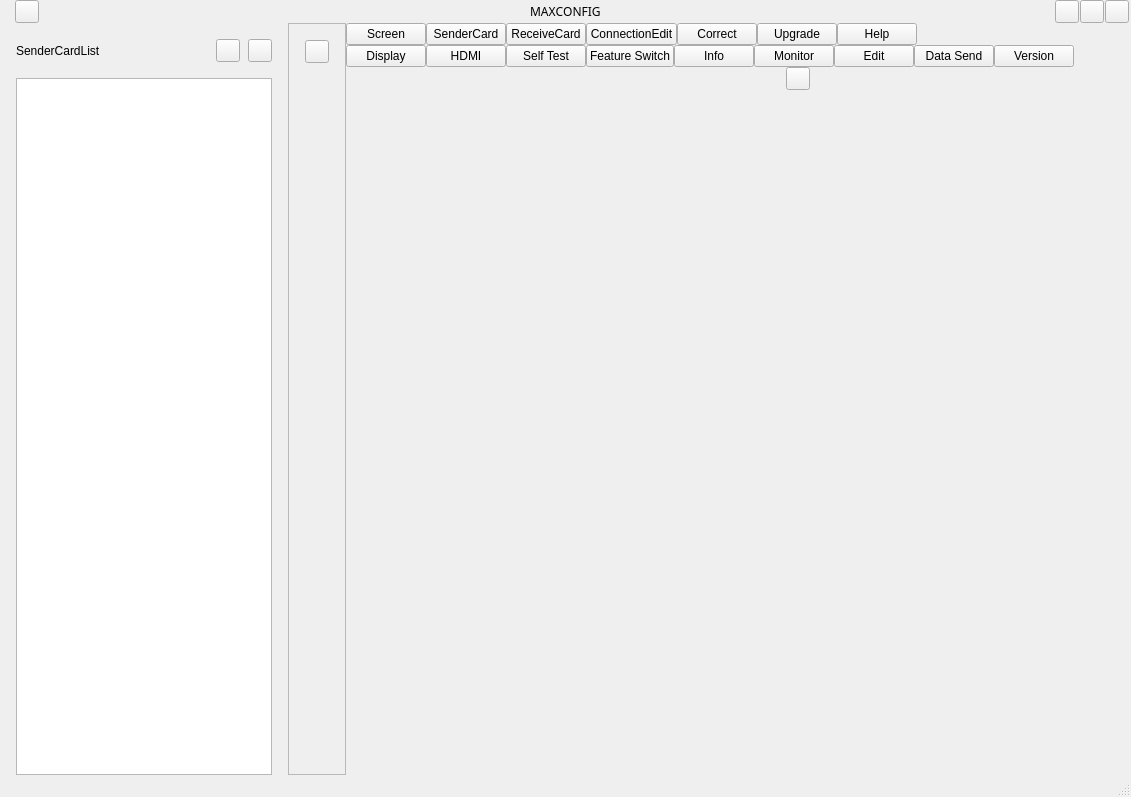
<?xml version="1.0" encoding="UTF-8"?>
<ui version="4.0">
 <class>MainWindow</class>
 <widget class="QMainWindow" name="MainWindow">
  <property name="geometry">
   <rect>
    <x>0</x>
    <y>0</y>
    <width>1131</width>
    <height>797</height>
   </rect>
  </property>
  <property name="windowTitle">
   <string>MainWindow</string>
  </property>
  <widget class="QWidget" name="centralwidget">
   <layout class="QVBoxLayout" name="verticalLayout_2">
    <property name="spacing">
     <number>0</number>
    </property>
    <property name="leftMargin">
     <number>0</number>
    </property>
    <property name="topMargin">
     <number>0</number>
    </property>
    <property name="rightMargin">
     <number>0</number>
    </property>
    <property name="bottomMargin">
     <number>0</number>
    </property>
    <item>
     <widget class="QFrame" name="frameAppTitle">
      <property name="styleSheet">
       <string notr="true"/>
      </property>
      <property name="frameShape">
       <enum>QFrame::NoFrame</enum>
      </property>
      <property name="frameShadow">
       <enum>QFrame::Raised</enum>
      </property>
      <layout class="QHBoxLayout" name="horizontalLayout_3" stretch="0,0,0">
       <property name="spacing">
        <number>0</number>
       </property>
       <property name="leftMargin">
        <number>0</number>
       </property>
       <property name="topMargin">
        <number>0</number>
       </property>
       <property name="rightMargin">
        <number>0</number>
       </property>
       <property name="bottomMargin">
        <number>0</number>
       </property>
       <item>
        <layout class="QHBoxLayout" name="horizontalLayout_4">
         <property name="leftMargin">
          <number>8</number>
         </property>
         <property name="rightMargin">
          <number>0</number>
         </property>
         <item>
          <widget class="QLabel" name="labelAppIcon">
           <property name="styleSheet">
            <string notr="true"/>
           </property>
           <property name="text">
            <string/>
           </property>
          </widget>
         </item>
         <item>
          <widget class="QToolButton" name="toolBtnAppIcon">
           <property name="text">
            <string/>
           </property>
          </widget>
         </item>
         <item>
          <spacer name="horizontalSpacer_3">
           <property name="orientation">
            <enum>Qt::Horizontal</enum>
           </property>
           <property name="sizeHint" stdset="0">
            <size>
             <width>40</width>
             <height>20</height>
            </size>
           </property>
          </spacer>
         </item>
        </layout>
       </item>
       <item>
        <widget class="QLabel" name="labelAppName">
         <property name="font">
          <font>
           <family>Microsoft YaHei</family>
           <weight>50</weight>
           <bold>false</bold>
           <underline>false</underline>
           <strikeout>false</strikeout>
           <stylestrategy>PreferDefault</stylestrategy>
           <kerning>false</kerning>
          </font>
         </property>
         <property name="styleSheet">
          <string notr="true"/>
         </property>
         <property name="text">
          <string>MAXCONFIG</string>
         </property>
        </widget>
       </item>
       <item>
        <layout class="QHBoxLayout" name="horizontalLayout_5">
         <property name="spacing">
          <number>1</number>
         </property>
         <property name="rightMargin">
          <number>2</number>
         </property>
         <item>
          <spacer name="horizontalSpacer_4">
           <property name="orientation">
            <enum>Qt::Horizontal</enum>
           </property>
           <property name="sizeHint" stdset="0">
            <size>
             <width>40</width>
             <height>20</height>
            </size>
           </property>
          </spacer>
         </item>
         <item>
          <widget class="QToolButton" name="toolBtnMinSize">
           <property name="sizePolicy">
            <sizepolicy hsizetype="Preferred" vsizetype="Preferred">
             <horstretch>0</horstretch>
             <verstretch>0</verstretch>
            </sizepolicy>
           </property>
           <property name="styleSheet">
            <string notr="true"/>
           </property>
           <property name="text">
            <string/>
           </property>
          </widget>
         </item>
         <item>
          <widget class="QToolButton" name="toolBtnMaxSize">
           <property name="sizePolicy">
            <sizepolicy hsizetype="Preferred" vsizetype="Preferred">
             <horstretch>0</horstretch>
             <verstretch>0</verstretch>
            </sizepolicy>
           </property>
           <property name="styleSheet">
            <string notr="true"/>
           </property>
           <property name="text">
            <string/>
           </property>
          </widget>
         </item>
         <item>
          <widget class="QToolButton" name="toolBtnClose">
           <property name="sizePolicy">
            <sizepolicy hsizetype="Preferred" vsizetype="Preferred">
             <horstretch>0</horstretch>
             <verstretch>0</verstretch>
            </sizepolicy>
           </property>
           <property name="styleSheet">
            <string notr="true"/>
           </property>
           <property name="text">
            <string/>
           </property>
          </widget>
         </item>
        </layout>
       </item>
      </layout>
     </widget>
    </item>
    <item>
     <layout class="QHBoxLayout" name="horizontalLayout_2" stretch="0,1">
      <property name="spacing">
       <number>0</number>
      </property>
      <item>
       <layout class="QHBoxLayout" name="horizontalLayout">
        <property name="spacing">
         <number>0</number>
        </property>
        <item>
         <widget class="QFrame" name="frameSCList">
          <property name="sizePolicy">
           <sizepolicy hsizetype="Preferred" vsizetype="Preferred">
            <horstretch>0</horstretch>
            <verstretch>0</verstretch>
           </sizepolicy>
          </property>
          <property name="styleSheet">
           <string notr="true"/>
          </property>
          <property name="frameShape">
           <enum>QFrame::NoFrame</enum>
          </property>
          <property name="frameShadow">
           <enum>QFrame::Raised</enum>
          </property>
          <layout class="QVBoxLayout" name="verticalLayout_9">
           <property name="spacing">
            <number>16</number>
           </property>
           <property name="leftMargin">
            <number>16</number>
           </property>
           <property name="topMargin">
            <number>16</number>
           </property>
           <property name="rightMargin">
            <number>16</number>
           </property>
           <property name="bottomMargin">
            <number>0</number>
           </property>
           <item>
            <widget class="QFrame" name="frameSCOpt">
             <property name="frameShape">
              <enum>QFrame::NoFrame</enum>
             </property>
             <property name="frameShadow">
              <enum>QFrame::Raised</enum>
             </property>
             <layout class="QHBoxLayout" name="horizontalLayout_12" stretch="0,0,0,0">
              <property name="spacing">
               <number>8</number>
              </property>
              <property name="leftMargin">
               <number>0</number>
              </property>
              <property name="topMargin">
               <number>0</number>
              </property>
              <property name="rightMargin">
               <number>0</number>
              </property>
              <property name="bottomMargin">
               <number>0</number>
              </property>
              <item>
               <widget class="QLabel" name="labelSCList">
                <property name="sizePolicy">
                 <sizepolicy hsizetype="Fixed" vsizetype="Preferred">
                  <horstretch>0</horstretch>
                  <verstretch>0</verstretch>
                 </sizepolicy>
                </property>
                <property name="text">
                 <string>SenderCardList</string>
                </property>
               </widget>
              </item>
              <item>
               <spacer name="horizontalSpacer_9">
                <property name="orientation">
                 <enum>Qt::Horizontal</enum>
                </property>
                <property name="sizeHint" stdset="0">
                 <size>
                  <width>40</width>
                  <height>20</height>
                 </size>
                </property>
               </spacer>
              </item>
              <item>
               <widget class="QToolButton" name="toolBtnRefreshSCList">
                <property name="sizePolicy">
                 <sizepolicy hsizetype="Minimum" vsizetype="Preferred">
                  <horstretch>0</horstretch>
                  <verstretch>0</verstretch>
                 </sizepolicy>
                </property>
                <property name="text">
                 <string/>
                </property>
               </widget>
              </item>
              <item>
               <widget class="QToolButton" name="toolBtnSCListHide">
                <property name="sizePolicy">
                 <sizepolicy hsizetype="Minimum" vsizetype="Preferred">
                  <horstretch>0</horstretch>
                  <verstretch>0</verstretch>
                 </sizepolicy>
                </property>
                <property name="minimumSize">
                 <size>
                  <width>0</width>
                  <height>0</height>
                 </size>
                </property>
                <property name="maximumSize">
                 <size>
                  <width>16777215</width>
                  <height>16777215</height>
                 </size>
                </property>
                <property name="text">
                 <string/>
                </property>
               </widget>
              </item>
             </layout>
            </widget>
           </item>
           <item>
            <widget class="QListWidget" name="listSenderCard">
             <property name="sizePolicy">
              <sizepolicy hsizetype="Preferred" vsizetype="Expanding">
               <horstretch>0</horstretch>
               <verstretch>0</verstretch>
              </sizepolicy>
             </property>
             <property name="layoutDirection">
              <enum>Qt::LeftToRight</enum>
             </property>
             <property name="styleSheet">
              <string notr="true"/>
             </property>
             <property name="dragEnabled">
              <bool>true</bool>
             </property>
             <property name="dragDropMode">
              <enum>QAbstractItemView::InternalMove</enum>
             </property>
             <property name="sortingEnabled">
              <bool>false</bool>
             </property>
            </widget>
           </item>
          </layout>
         </widget>
        </item>
        <item>
         <widget class="QFrame" name="frameShow">
          <property name="frameShape">
           <enum>QFrame::StyledPanel</enum>
          </property>
          <property name="frameShadow">
           <enum>QFrame::Raised</enum>
          </property>
          <layout class="QVBoxLayout" name="verticalLayout_6">
           <property name="spacing">
            <number>16</number>
           </property>
           <property name="leftMargin">
            <number>16</number>
           </property>
           <property name="topMargin">
            <number>16</number>
           </property>
           <property name="rightMargin">
            <number>16</number>
           </property>
           <property name="bottomMargin">
            <number>0</number>
           </property>
           <item>
            <widget class="QToolButton" name="toolBtnSCListShow">
             <property name="sizePolicy">
              <sizepolicy hsizetype="Minimum" vsizetype="Preferred">
               <horstretch>0</horstretch>
               <verstretch>0</verstretch>
              </sizepolicy>
             </property>
             <property name="minimumSize">
              <size>
               <width>0</width>
               <height>0</height>
              </size>
             </property>
             <property name="maximumSize">
              <size>
               <width>16777215</width>
               <height>16777215</height>
              </size>
             </property>
             <property name="text">
              <string/>
             </property>
            </widget>
           </item>
           <item>
            <spacer name="verticalSpacer">
             <property name="orientation">
              <enum>Qt::Vertical</enum>
             </property>
             <property name="sizeHint" stdset="0">
              <size>
               <width>20</width>
               <height>40</height>
              </size>
             </property>
            </spacer>
           </item>
          </layout>
         </widget>
        </item>
       </layout>
      </item>
      <item>
       <layout class="QVBoxLayout" name="verticalLayout" stretch="0,1">
        <property name="spacing">
         <number>0</number>
        </property>
        <item>
         <widget class="QFrame" name="frameNavigationBar">
          <property name="styleSheet">
           <string notr="true"/>
          </property>
          <property name="frameShape">
           <enum>QFrame::NoFrame</enum>
          </property>
          <property name="frameShadow">
           <enum>QFrame::Raised</enum>
          </property>
          <layout class="QVBoxLayout" name="verticalLayout_3">
           <property name="spacing">
            <number>0</number>
           </property>
           <property name="leftMargin">
            <number>0</number>
           </property>
           <property name="topMargin">
            <number>0</number>
           </property>
           <property name="rightMargin">
            <number>0</number>
           </property>
           <property name="bottomMargin">
            <number>0</number>
           </property>
           <item>
            <widget class="QFrame" name="frameNavigatFirst">
             <property name="styleSheet">
              <string notr="true"/>
             </property>
             <property name="frameShape">
              <enum>QFrame::NoFrame</enum>
             </property>
             <property name="frameShadow">
              <enum>QFrame::Raised</enum>
             </property>
             <layout class="QHBoxLayout" name="horizontalLayout_6">
              <property name="spacing">
               <number>0</number>
              </property>
              <property name="leftMargin">
               <number>0</number>
              </property>
              <property name="topMargin">
               <number>0</number>
              </property>
              <property name="rightMargin">
               <number>0</number>
              </property>
              <property name="bottomMargin">
               <number>0</number>
              </property>
              <item>
               <widget class="NavigateBarFirstBtn" name="btnScreen">
                <property name="sizePolicy">
                 <sizepolicy hsizetype="Minimum" vsizetype="Preferred">
                  <horstretch>0</horstretch>
                  <verstretch>0</verstretch>
                 </sizepolicy>
                </property>
                <property name="styleSheet">
                 <string notr="true"/>
                </property>
                <property name="text">
                 <string>Screen</string>
                </property>
                <property name="default">
                 <bool>false</bool>
                </property>
                <property name="flat">
                 <bool>false</bool>
                </property>
               </widget>
              </item>
              <item>
               <widget class="NavigateBarFirstBtn" name="btnSC">
                <property name="text">
                 <string>SenderCard</string>
                </property>
               </widget>
              </item>
              <item>
               <widget class="NavigateBarFirstBtn" name="btnRC">
                <property name="text">
                 <string>ReceiveCard</string>
                </property>
               </widget>
              </item>
              <item>
               <widget class="NavigateBarFirstBtn" name="btnConnection">
                <property name="text">
                 <string>ConnectionEdit</string>
                </property>
               </widget>
              </item>
              <item>
               <widget class="NavigateBarFirstBtn" name="btnCorrect">
                <property name="text">
                 <string>Correct</string>
                </property>
               </widget>
              </item>
              <item>
               <widget class="NavigateBarFirstBtn" name="btnUpgrade">
                <property name="text">
                 <string>Upgrade</string>
                </property>
               </widget>
              </item>
              <item>
               <widget class="NavigateBarFirstBtn" name="btnHelp">
                <property name="text">
                 <string>Help</string>
                </property>
               </widget>
              </item>
              <item>
               <spacer name="horizontalSpacer">
                <property name="orientation">
                 <enum>Qt::Horizontal</enum>
                </property>
                <property name="sizeHint" stdset="0">
                 <size>
                  <width>40</width>
                  <height>20</height>
                 </size>
                </property>
               </spacer>
              </item>
             </layout>
            </widget>
           </item>
           <item>
            <widget class="QFrame" name="frameNavigatSecond">
             <property name="styleSheet">
              <string notr="true"/>
             </property>
             <property name="frameShape">
              <enum>QFrame::NoFrame</enum>
             </property>
             <property name="frameShadow">
              <enum>QFrame::Raised</enum>
             </property>
             <layout class="QHBoxLayout" name="horizontalLayout_7">
              <property name="spacing">
               <number>0</number>
              </property>
              <property name="leftMargin">
               <number>0</number>
              </property>
              <property name="topMargin">
               <number>0</number>
              </property>
              <property name="rightMargin">
               <number>0</number>
              </property>
              <property name="bottomMargin">
               <number>0</number>
              </property>
              <item>
               <widget class="NavigateBarSecondBtn" name="btnScreen_Display">
                <property name="sizePolicy">
                 <sizepolicy hsizetype="Minimum" vsizetype="Preferred">
                  <horstretch>0</horstretch>
                  <verstretch>0</verstretch>
                 </sizepolicy>
                </property>
                <property name="styleSheet">
                 <string notr="true"/>
                </property>
                <property name="text">
                 <string>Display</string>
                </property>
               </widget>
              </item>
              <item>
               <widget class="NavigateBarSecondBtn" name="btnScreen_HDMI">
                <property name="text">
                 <string>HDMI</string>
                </property>
               </widget>
              </item>
              <item>
               <widget class="NavigateBarSecondBtn" name="btnSC_SelfTest">
                <property name="text">
                 <string>Self Test</string>
                </property>
               </widget>
              </item>
              <item>
               <widget class="NavigateBarSecondBtn" name="btnSC_FeattureSwitch">
                <property name="text">
                 <string>Feature Switch</string>
                </property>
               </widget>
              </item>
              <item>
               <widget class="NavigateBarSecondBtn" name="btnRC_Info">
                <property name="text">
                 <string>Info</string>
                </property>
               </widget>
              </item>
              <item>
               <widget class="NavigateBarSecondBtn" name="btnRC_Monitor">
                <property name="text">
                 <string>Monitor</string>
                </property>
               </widget>
              </item>
              <item>
               <widget class="NavigateBarSecondBtn" name="btnConnection_Edit">
                <property name="text">
                 <string>Edit</string>
                </property>
               </widget>
              </item>
              <item>
               <widget class="NavigateBarSecondBtn" name="btnCorrect_DataSend">
                <property name="text">
                 <string>Data Send</string>
                </property>
               </widget>
              </item>
              <item>
               <widget class="NavigateBarSecondBtn" name="btnHelp_Version">
                <property name="text">
                 <string>Version</string>
                </property>
               </widget>
              </item>
              <item>
               <spacer name="horizontalSpacer_2">
                <property name="orientation">
                 <enum>Qt::Horizontal</enum>
                </property>
                <property name="sizeHint" stdset="0">
                 <size>
                  <width>40</width>
                  <height>20</height>
                 </size>
                </property>
               </spacer>
              </item>
             </layout>
            </widget>
           </item>
          </layout>
         </widget>
        </item>
        <item>
         <widget class="QSplitter" name="splitter">
          <property name="orientation">
           <enum>Qt::Horizontal</enum>
          </property>
          <property name="handleWidth">
           <number>0</number>
          </property>
          <property name="childrenCollapsible">
           <bool>false</bool>
          </property>
          <widget class="QFrame" name="frameCentralView">
           <property name="sizePolicy">
            <sizepolicy hsizetype="Preferred" vsizetype="Preferred">
             <horstretch>0</horstretch>
             <verstretch>0</verstretch>
            </sizepolicy>
           </property>
           <property name="font">
            <font>
             <kerning>false</kerning>
            </font>
           </property>
           <property name="styleSheet">
            <string notr="true"/>
           </property>
           <property name="frameShape">
            <enum>QFrame::NoFrame</enum>
           </property>
           <property name="frameShadow">
            <enum>QFrame::Plain</enum>
           </property>
           <property name="lineWidth">
            <number>1</number>
           </property>
          </widget>
          <widget class="QFrame" name="frameAttribute">
           <property name="sizePolicy">
            <sizepolicy hsizetype="Minimum" vsizetype="Preferred">
             <horstretch>0</horstretch>
             <verstretch>0</verstretch>
            </sizepolicy>
           </property>
           <property name="styleSheet">
            <string notr="true"/>
           </property>
           <property name="frameShape">
            <enum>QFrame::NoFrame</enum>
           </property>
           <property name="frameShadow">
            <enum>QFrame::Raised</enum>
           </property>
           <layout class="QVBoxLayout" name="verticalLayout_4" stretch="0,1">
            <property name="spacing">
             <number>0</number>
            </property>
            <property name="leftMargin">
             <number>0</number>
            </property>
            <property name="topMargin">
             <number>0</number>
            </property>
            <property name="rightMargin">
             <number>0</number>
            </property>
            <property name="bottomMargin">
             <number>0</number>
            </property>
            <item>
             <widget class="QFrame" name="frame">
              <property name="frameShape">
               <enum>QFrame::NoFrame</enum>
              </property>
              <property name="frameShadow">
               <enum>QFrame::Raised</enum>
              </property>
              <layout class="QHBoxLayout" name="horizontalLayout_8">
               <property name="topMargin">
                <number>0</number>
               </property>
               <item>
                <widget class="QToolButton" name="toolBtnAttributeExpand">
                 <property name="text">
                  <string/>
                 </property>
                </widget>
               </item>
               <item>
                <spacer name="horizontalSpacer_5">
                 <property name="orientation">
                  <enum>Qt::Horizontal</enum>
                 </property>
                 <property name="sizeHint" stdset="0">
                  <size>
                   <width>40</width>
                   <height>20</height>
                  </size>
                 </property>
                </spacer>
               </item>
              </layout>
             </widget>
            </item>
            <item>
             <widget class="QFrame" name="frameAttributeContent">
              <property name="frameShape">
               <enum>QFrame::NoFrame</enum>
              </property>
              <property name="frameShadow">
               <enum>QFrame::Raised</enum>
              </property>
             </widget>
            </item>
           </layout>
          </widget>
         </widget>
        </item>
       </layout>
      </item>
     </layout>
    </item>
   </layout>
  </widget>
  <widget class="QStatusBar" name="statusbar"/>
 </widget>
 <customwidgets>
  <customwidget>
   <class>NavigateBarFirstBtn</class>
   <extends>QPushButton</extends>
   <header location="global">CustomWidget/mcelevatedclass.h</header>
  </customwidget>
  <customwidget>
   <class>NavigateBarSecondBtn</class>
   <extends>QPushButton</extends>
   <header location="global">CustomWidget/mcelevatedclass.h</header>
  </customwidget>
 </customwidgets>
 <tabstops>
  <tabstop>btnScreen</tabstop>
  <tabstop>btnSC</tabstop>
  <tabstop>btnRC</tabstop>
  <tabstop>btnConnection</tabstop>
  <tabstop>btnCorrect</tabstop>
  <tabstop>btnUpgrade</tabstop>
  <tabstop>btnHelp</tabstop>
  <tabstop>toolBtnRefreshSCList</tabstop>
  <tabstop>toolBtnSCListHide</tabstop>
  <tabstop>toolBtnSCListShow</tabstop>
  <tabstop>listSenderCard</tabstop>
  <tabstop>toolBtnMinSize</tabstop>
  <tabstop>toolBtnMaxSize</tabstop>
  <tabstop>toolBtnClose</tabstop>
  <tabstop>btnScreen_Display</tabstop>
  <tabstop>btnScreen_HDMI</tabstop>
  <tabstop>btnSC_SelfTest</tabstop>
  <tabstop>btnSC_FeattureSwitch</tabstop>
  <tabstop>btnRC_Info</tabstop>
  <tabstop>btnRC_Monitor</tabstop>
  <tabstop>btnConnection_Edit</tabstop>
  <tabstop>btnCorrect_DataSend</tabstop>
  <tabstop>btnHelp_Version</tabstop>
 </tabstops>
 <resources/>
 <connections/>
</ui>
